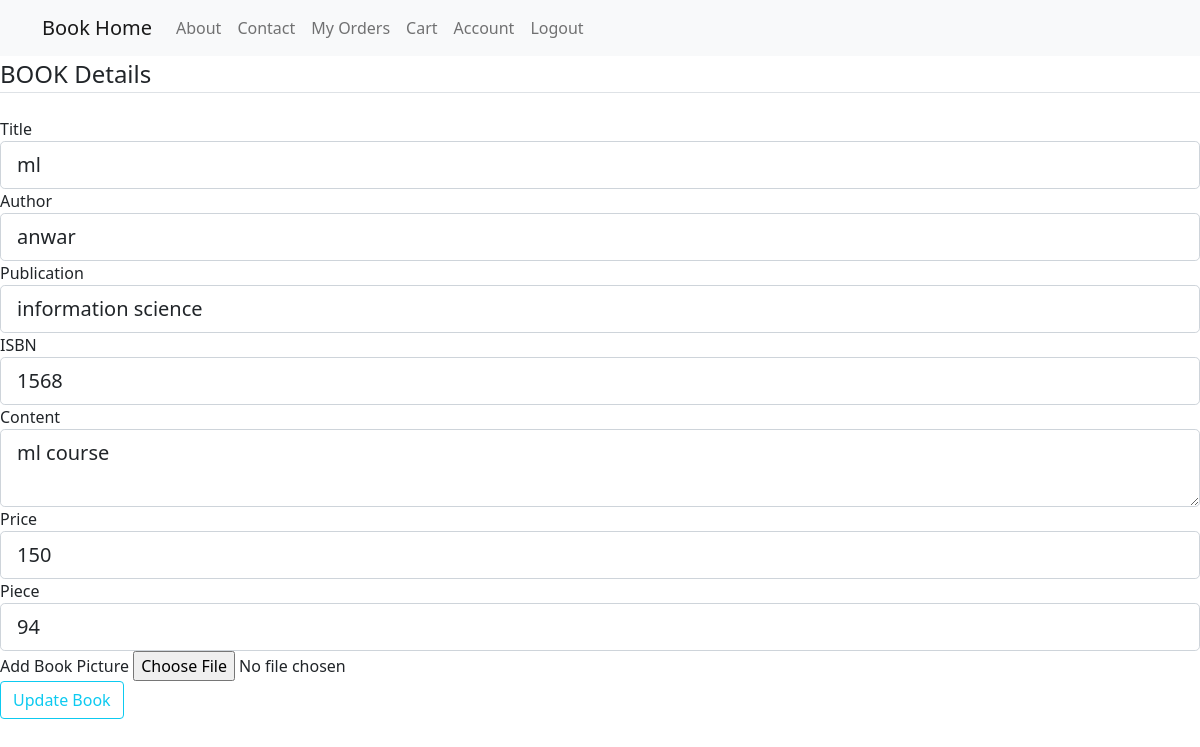
The app's page /edit_book/8 (signed in) with its own data.
### Models.py (models this page shows, shortened)
class Book(db.Model, UserMixin):
    id = db.Column(db.Integer, primary_key=True)
    title = db.Column(db.String(100), nullable=False)
    author = db.Column(db.String(100), nullable=False)
    publication = db.Column(db.String(100), nullable=False)
    ISBN = db.Column(db.String(100), nullable=False)
    content = db.Column(db.Text, nullable=False)
    price = db.Column(db.Integer, nullable=False)
    piece=db.Column(db.Integer, nullable=False)
    image_file = db.Column(db.String(20), nullable=False, default='default.jpg')
    cart=db.relationship('Cart', backref='cartbook', lazy=True)
    orderbook=db.relationship('OrderBook', backref='orderbook', lazy=True)

### routes.py (the view)
@app.route("/edit_book/<int:book_id>",methods=['GET', 'POST'])
@login_required
def edit_book(book_id):
    form = UpdateBookForm()
    book = Book.query.get_or_404(book_id)
    if form.validate_on_submit():
        if form.picture.data:
            picture_file = save_picture(form.picture.data , user = False)
            book.image_file=picture_file
        book.title=form.title.data
        book.author=form.author.data
        book.publication=form.publication.data
        book.ISBN=form.ISBN.data
        book.content=form.content.data
        book.price=form.price.data
        book.piece=form.piece.data
        db.session.commit()
        return redirect(url_for('home'))
    elif request.method == 'GET':
        form.title.data = book.title
        form.author.data = book.author
        form.publication.data=book.publication
        form.ISBN.data=book.ISBN
        form.content.data=book.content
        form.price.data=book.price
        form.piece.data=book.piece
    return render_template('add_book.html', form=form,book=book)

### forms.py
class UpdateBookForm(FlaskForm):
    title = StringField('Title',validators=[DataRequired()])
    author = StringField('Author',validators=[DataRequired()])
    publication = StringField('Publication',validators=[DataRequired()])
    ISBN = StringField('ISBN',validators=[DataRequired()])
    content = TextAreaField ('Content',validators=[DataRequired()])
    price = StringField('Price',validators=[DataRequired()])
    piece = StringField('Piece',validators=[DataRequired()])
    picture = FileField('Add Book Picture', validators=[FileAllowed(['jpg', 'png'])])
    submit = SubmitField('Update Book')

### Models.py (called while the page is built)
@login_manager.user_loader
def load_user(user_id):
    return User.query.get(int(user_id))

### templates/add_book.html (shortened to what this page needs)
{% extends "home.html" %}
{% block content %}
	<div class="content-section">
        <form method="POST" action="" enctype="multipart/form-data">
            <fieldset class="form-group">
                <legend class="border-bottom mb-4">BOOK Details</legend>
                <div class="form-group">
                    {{ form.title.label(class="form-control-label") }}
                    {% if form.title.errors %}
                        {{ form.title(class="form-control form-control-lg is-invalid") }}
                        <div class="invalid-feedback">
                            {% for error in form.title.errors %}
                                <span>{{ error }}</span>
                            {% endfor %}
                        </div>
                    {% else %}
                        {{ form.title(class="form-control form-control-lg") }}
                    {% endif %}
                </div>
				<div class="form-group">
                    {{ form.author.label(class="form-control-label") }}
                    {% if form.author.errors %}
                        {{ form.author(class="form-control form-control-lg is-invalid") }}
                        <div class="invalid-feedback">
                            {% for error in form.author.errors %}
                                <span>{{ error }}</span>
                            {% endfor %}
                        </div>
                    {% else %}
                        {{ form.author(class="form-control form-control-lg") }}
                    {% endif %}
                </div>
				<div class="form-group">
                    {{ form.publication.label(class="form-control-label") }}
                    {% if form.publication.errors %}
                        {{ form.publication(class="form-control form-control-lg is-invalid") }}
                        <div class="invalid-feedback">
                            {% for error in form.publication.errors %}
                                <span>{{ error }}</span>
                            {% endfor %}
                        </div>
                    {% else %}
                        {{ form.publication(class="form-control form-control-lg") }}
                    {% endif %}
                </div>
				<div class="form-group">
                    {{ form.ISBN.label(class="form-control-label") }}
                    {% if form.ISBN.errors %}
                        {{ form.ISBN(class="form-control form-control-lg is-invalid") }}
                        <div class="invalid-feedback">
                            {% for error in form.ISBN.errors %}
                                <span>{{ error }}</span>
                            {% endfor %}
                        </div>
                    {% else %}
                        {{ form.ISBN(class="form-control form-control-lg") }}
                    {% endif %}
                </div>
				<div class="form-group">
                    {{ form.content.label(class="form-control-label") }}
                    {% if form.content.errors %}
                        {{ form.content(class="form-control form-control-lg is-invalid") }}
                        <div class="invalid-feedback">
                            {% for error in form.content.errors %}
                                <span>{{ error }}</span>
                            {% endfor %}
                        </div>
                    {% else %}
                        {{ form.content(class="form-control form-control-lg") }}
                    {% endif %}
                </div>
				<div class="form-group">
                    {{ form.price.label(class="form-control-label") }}
                    {% if form.price.errors %}
                        {{ form.price(class="form-control form-control-lg is-invalid") }}
                        <div class="invalid-feedback">
                            {% for error in form.price.errors %}
                                <span>{{ error }}</span>
                            {% endfor %}
                        </div>
                    {% else %}
                        {{ form.price(class="form-control form-control-lg") }}
                    {% endif %}
                </div>
				<div class="form-group">
                    {{ form.piece.label(class="form-control-label") }}
                    {% if form.piece.errors %}
                        {{ form.piece(class="form-control form-control-lg is-invalid") }}
                        <div class="invalid-feedback">
                            {% for error in form.piece.errors %}
                                <span>{{ error }}</span>
                            {% endfor %}
                        </div>
                    {% else %}
                        {{ form.piece(class="form-control form-control-lg") }}
                    {% endif %}
                </div>
                <div class="form-group">
                    {{ form.picture.label(class="form-control-label") }}
                    {% if form.picture.errors %}
						{{ form.picture(class="form-control-file") }}
						<div class="invalid-feedback">
							{% for error in form.picture.errors %}
								<span class="text-danger">{{ error }}</span></br>
							{% endfor %}
						</div>
                    {% else %}
                        {{ form.picture(class="form-control-file") }}
                    {% endif %}
                </div>
            </fieldset>
            <div class="form-group">
                {{ form.submit(class="btn btn-outline-info") }}
            </div>
        </form>
    </div>
{% endblock content %}

### records on screen
Book: title "ml", author "anwar", publication "information science", ISBN "1568", content "ml course", price "150", piece "94"
